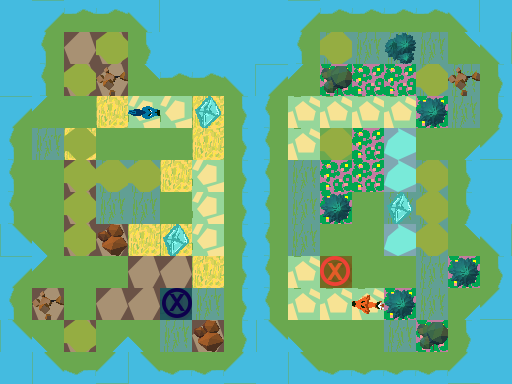

Rendered tile map (Tiled .tmx) drawn with the repository's tilesets; below, a short description and the full map source, tile grids included:
An orthogonal 16x12 tile map with 32x32 px tiles, 3 tile layers (Ground, Obstacles, Objects), 1 hidden layer not drawn.

<map version="1.0" orientation="orthogonal" renderorder="right-down" width="16" height="12" tilewidth="32" tileheight="32" nextobjectid="6">
 <tileset firstgid="1" name="TilesetPlaceholder" tilewidth="32" tileheight="32" tilecount="240" columns="10">
  <image source="../../../Tileset.png" width="320" height="768" />
 </tileset>
 <layer name="Ground" width="16" height="12">
  <data encoding="csv">
5,3221225493,1610612747,1610612747,1610612757,5,5,5,5,3221225493,1610612747,1610612747,1610612747,1610612747,1610612757,5,
5,3221225483,17,17,11,5,5,5,5,3221225483,7,7,7,7,1610612767,1610612757,
5,3221225483,17,17,1610612767,1610612747,1610612747,1610612757,3221225493,3221225503,3,3,3,7,7,11,
3221225493,3221225503,1,2,8,8,2,11,3221225483,2684354568,2684354568,2684354568,2684354568,3,7,11,
3221225483,7,2,1,1,1,2,11,3221225483,2684354568,1,3,18,1,31,21,
3221225483,1,17,7,7,2,8,11,3221225483,7,3,3,18,7,11,5,
3221225483,1,17,7,7,1,8,11,3221225483,7,3,1,7,7,11,5,
2684354581,2684354591,17,17,2,2,8,11,3221225483,7,1,1,18,7,1610612767,1610612757,
3221225493,3221225503,1,1,17,17,2,11,3221225483,2684354568,1,1,1,7,3,11,
3221225483,17,1,17,17,1,7,11,3221225483,2684354568,2684354568,2684354568,3,7,31,21,
2684354581,2684354591,17,31,2684354591,7,17,11,2684354581,2684354591,1,1,7,3,11,5,
5,2684354581,2684354571,21,2684354581,2684354571,2684354571,21,5,2684354581,2684354571,2684354571,2684354571,2684354571,21,5
</data>
 </layer>
 <layer name="Obstacles" width="16" height="12">
  <data encoding="csv">
0,0,0,0,0,0,0,0,0,0,0,0,0,0,0,0,
0,0,0,44,0,0,0,0,0,0,44,0,42,0,0,0,
0,0,44,55,0,0,0,0,0,0,54,0,0,44,55,0,
0,0,0,0,0,0,0,0,0,0,0,0,0,0,0,0,
0,0,44,0,0,0,0,0,0,0,44,0,0,0,0,0,
0,0,44,44,44,0,0,0,0,0,0,0,0,44,0,0,
0,0,44,0,0,0,0,0,0,0,53,0,0,44,0,0,
0,0,44,56,0,0,0,0,0,0,0,0,0,44,0,0,
0,0,0,0,0,0,0,0,0,0,0,0,0,0,53,0,
0,55,0,0,0,0,0,0,0,0,0,0,53,0,0,0,
0,0,44,0,0,0,56,0,0,0,0,0,0,54,0,0,
0,0,0,0,0,0,0,0,0,0,0,0,0,0,0,0
</data>
 </layer>
 <layer name="Objects" width="16" height="12">
  <data encoding="csv">
0,0,0,0,0,0,0,0,0,0,0,0,0,0,0,0,
0,0,0,0,0,0,0,0,0,0,0,0,0,0,0,0,
0,0,0,0,0,0,0,0,0,0,0,0,0,0,0,0,
0,0,0,0,2684354752,0,184,0,0,0,0,0,0,53,0,0,
0,0,0,0,0,0,0,0,0,0,0,0,0,0,0,0,
0,0,0,0,0,0,0,0,0,0,0,0,0,0,0,0,
0,0,0,0,0,0,0,0,0,0,0,0,184,0,0,0,
0,0,0,0,0,184,0,0,0,0,0,0,0,0,0,0,
0,0,0,0,0,0,0,0,0,0,181,0,0,0,0,0,
0,0,0,0,0,182,0,0,0,0,0,1610612927,0,0,0,0,
0,0,0,0,0,0,0,0,0,0,0,0,0,0,0,0,
0,0,0,0,0,0,0,0,0,0,0,0,0,0,0,0
</data>
 </layer>
 <layer name="Solution" width="16" height="12" visible="0">
  <data encoding="csv">
0,0,0,0,0,0,0,0,0,0,0,0,0,0,0,0,
0,0,0,0,0,0,0,0,0,0,0,0,0,0,0,0,
0,0,0,0,0,0,0,0,0,0,0,0,0,0,0,0,
0,0,0,0,0,0,0,0,0,223,223,223,223,0,0,0,
0,0,0,0,0,0,0,0,0,223,0,0,223,0,0,0,
0,0,0,0,0,0,0,0,0,223,0,0,223,0,0,0,
0,0,0,0,0,0,0,0,0,223,0,0,223,0,0,0,
0,0,0,0,0,0,0,0,0,223,0,0,223,0,0,0,
0,0,0,0,0,0,0,0,0,223,0,0,223,0,0,0,
0,0,0,0,0,0,0,0,0,223,223,223,0,0,0,0,
0,0,0,0,0,0,0,0,0,0,0,0,0,0,0,0,
0,0,0,0,0,0,0,0,0,0,0,0,0,0,0,0
</data>
 </layer>
</map>
